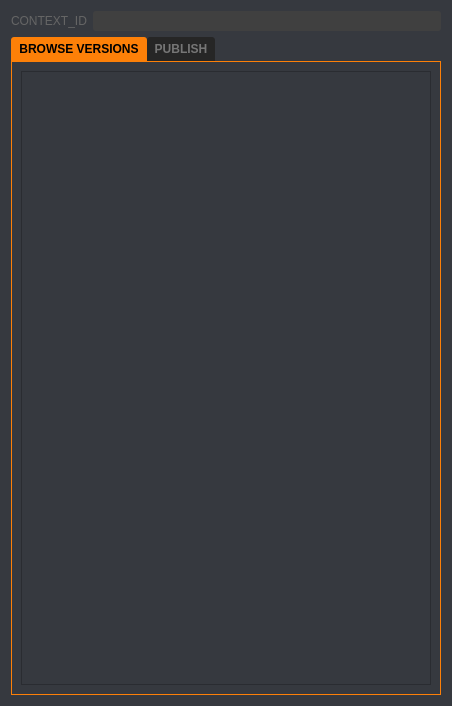
<?xml version="1.0" encoding="UTF-8"?>
<ui version="4.0">
 <class>Form</class>
 <widget class="QWidget" name="Form">
  <property name="geometry">
   <rect>
    <x>0</x>
    <y>0</y>
    <width>452</width>
    <height>706</height>
   </rect>
  </property>
  <property name="windowTitle">
   <string>Form</string>
  </property>
  <property name="styleSheet">
   <string notr="true">/*-----QWidget-----*/
QWidget
{
	background-color: #36393f;
	color: #ffffff;
	border-color: #051a39;
	font:  10px &quot;Verdana&quot;;

}

QWidget#main_frame{
border: 1px solid #fd8008;
}

/*-----QLabel-----*/
QLabel
{
	background-color: transparent;
	color: #ffffff;

}


QLabel::disabled
{
	background-color: transparent;
	color: #656565;

}


/*-----QMenuBar-----*/
QMenuBar
{
	background-color: #36393f;
	color: #ffffff;
	border-color: #051a39;

}


QMenuBar::disabled
{
	background-color: #404040;
	color: #656565;
	border-color: #051a39;

}


QMenuBar::item
{
    background-color: transparent;

}


QMenuBar::item:selected
{
    background-color: #fd8008;
    border: 1px solid #41cd52;

}


QMenuBar::item:pressed
{
    background-color: #b55d00;
    border: 1px solid #000;
    margin-bottom: -1px;
    padding-bottom: 1px;

}


/*-----QMenu-----*/
QMenu
{
    background-color: #36393f;
    border: 1px solid;
    color: #ffffff;

}


QMenu::separator
{
    height: 1px;
    background-color: #ff9500;
    color: #ffffff;
    padding-left: 4px;
    margin-left: 10px;
    margin-right: 5px;

}


QMenu::item
{
    min-width : 150px;
    padding: 3px 20px 3px 20px;

}


QMenu::item:selected
{
    background-color: #b55d00;
    color: #ffffff;

}


QMenu::item:disabled
{
    color: #262626;
}


/*-----QToolTip-----*/
QToolTip
{
	border : 1px solid #000000;
	background-color: #26264f;
	color: #ffffff;
	border-color: #051a39;

}



/*-----QPushButton-----*/
QPushButton
{
	background-color: #fd8008;
	color: #000000;
	font-weight: 600;
	border-style: solid;
	border-width: 1px;
	border-radius: 3px;
	border-color: #051a39;
	padding: 5px;

}


QPushButton::disabled
{
	background-color: #404040;
	color: #656565;
	border-color: #051a39;

}


QPushButton::hover
{
	background-color: #ff9d00;
	color: #ffffff;
	border-style: solid;
	border-width: 1px;
	border-radius: 3px;
	border-color: #051a39;
	padding: 5px;

}


QPushButton::pressed
{
	background-color: #b55d00;
	color: #ffffff;
	border-style: solid;
	border-width: 1px;
	border-radius: 3px;
	border-color: #051a39;
	padding: 5px;

}


/*-----QToolButton-----*/
QToolButton
{
	background-color: #fd8008;
	color: #ffffff;
	border-width: 1px;
	border-radius: 3px;
	border-color: #051a39;
	padding: 3px;

}


QToolButton::disabled
{
	background-color: #404040;
	color: #656565;
	border-color: #051a39;

}


QToolButton::hover
{
	background-color: #ff9d00;
	color: #ffffff;
	border-width: 1px;
	border-radius: 3px;
	border-color: #051a39;
	padding: 3px;

}


QToolButton::pressed
{
	background-color: #b55d00;
	color: #ffffff;
	border-width: 1px;
	border-radius: 3px;
	border-color: #051a39;
	padding: 3px;

}


/*-----QComboBox-----*/
QComboBox
{
   
    border: 1px solid;
	border-color:#262626;
    border-radius: 3px;
    padding-left: 6px;
    color: #ffffff;
    height: 20px;

}


QComboBox::disabled
{
	background-color: #404040;
	color: #656565;
	border-color: #051a39;

}


QComboBox:hover
{
    background-color: #ff9d00;

}


QComboBox:on
{
    background-color: #b55d00;

}


QComboBox QAbstractItemView
{
    background-color: #383838;
    color: #ffffff;
    border: 1px solid black;
    selection-background-color: #b55d00;
    selection-color: #ffffff;
    outline: 0;

}

QComboBox::down-arrow
{
    image: url(icons:arrow-down.svg);
    width: 8px;
    height: 8px;
}



QComboBox::drop-down
{
    subcontrol-origin: padding;
    subcontrol-position: top right;
    width: 15px;
    border-left-width: 0px;
    border-left-color: darkgray;
    border-left-style: solid; 
    border-top-right-radius: 3px; 
    border-bottom-right-radius: 3px;

}






/*-----QSpinBox &amp; QDoubleSpinBox &amp; QDateTimeEdit-----*/
QSpinBox, 
QDoubleSpinBox,
QDateTimeEdit
{
	background-color: #525251;
	color: #ffffff;
	border: 1px solid #051a39;
	border-radius: 3px;
	padding : 2px;

}


QSpinBox::disabled, 
QDoubleSpinBox::disabled,
QDateTimeEdit::disabled
{
	background-color: #404040;
	color: #656565;
	border-color: #051a39;

}


QSpinBox:hover, 
QDoubleSpinBox::hover,
QDateTimeEdit::hover
{
    background-color: #626262;
    border: 1px solid #fd8008;
    color:  #fff;
    padding: 2px

}


QSpinBox::up-button, QSpinBox::down-button,
QDoubleSpinBox::up-button, QDoubleSpinBox::down-button,
QDateTimeEdit::up-button, QDateTimeEdit::down-button
{
    background-color: #fd8008;
	border-radius: 2px;

}


QSpinBox::disabled, 
QDoubleSpinBox::disabled,
QDateTimeEdit::disabled
{
	background-color: #404040;
	color: #656565;
	border-color: #051a39;

}


QSpinBox::up-button:hover, QSpinBox::down-button:hover,
QDoubleSpinBox::up-button:hover, QDoubleSpinBox::down-button:hover,
QDateTimeEdit::up-button:hover, QDateTimeEdit::down-button:hover
{
    background-color: #ff9d00;
    border: 1px solid #ff9d00;

}


QSpinBox::up-button:disabled, QSpinBox::down-button:disabled,
QDoubleSpinBox::up-button:disabled, QDoubleSpinBox::down-button:disabled,
QDateTimeEdit::up-button:disabled, QDateTimeEdit::down-button:disabled
{
	background-color: #404040;
	color: #656565;
	border-color: #051a39;

}


QSpinBox::up-button:pressed, QSpinBox::down-button:pressed,
QDoubleSpinBox::up-button:pressed, QDoubleSpinBox::down-button::pressed,
QDateTimeEdit::up-button:pressed, QDateTimeEdit::down-button::pressed
{
    background-color: #b55d00;
    border: 1px solid #b55d00;

}



QSpinBox::down-arrow,
QDoubleSpinBox::down-arrow,
QDateTimeEdit::down-arrow
{
    image: url(icons:arrow-down.svg);
    width: 7px;

}


QSpinBox::up-arrow,
QDoubleSpinBox::up-arrow,
QDateTimeEdit::up-arrow
{
    image: url(icons:arrow-up.svg);
    width: 7px;

}



/*-----QLineEdit-----*/
QLineEdit
{
	background-color: #525251;
	color: #ffffff;
	border-width: 1px;
	border-radius: 3px;
	border-color: #051a39;
	padding: 2px;

}


QLineEdit::disabled
{
	background-color: #404040;
	color: #656565;
	border-width: 1px;
	border-radius: 3px;
	border-color: #051a39;
	padding: 2px;

}


/*-----QTextEdit-----*/
QTextEdit
{
	/* background-color: rgb(18, 18, 18); */
	color: #cecece;
	border-color: #051a39;

}


QTextEdit::disabled
{
	background-color: #404040;
	color: #656565;
	border-color: #051a39;

}


/*-----QGroupBox-----*/
QGroupBox 
{
    border: 1px solid;
    border-color: #fd8008;
    margin-top: 22px;
	font-weight: 600;

}


QGroupBox::title  
{
    background-color: #fd8008;
    color: #000000;
	font-size: 6pt;
	font-weight: 600;
    subcontrol-origin: margin;
    subcontrol-position: top left;
    padding: 5px;
	border-top-left-radius: 3px;
	border-top-right-radius: 3px;

}


QGroupBox::title::disabled
{
	background-color: #404040;
	color: #656565;
    subcontrol-origin: margin;
    subcontrol-position: top left;
    padding: 5px;
	border-top-left-radius: 3px;
	border-top-right-radius: 3px;

}


/*-----QRadioButton-----*/
QRadioButton::indicator::unchecked
{ 
	border: 2px inset gray; 
	border-radius: 5px; 
	background-color:  #fff;
	width: 9px; 
	height: 9px; 

}


QRadioButton::indicator::unchecked:hover
{ 
	border: 2px solid #fd8008; 
	border-radius: 5px; 
	background-color:  #fff;
	width: 9px; 
	height: 9px; 

}


QRadioButton::indicator::checked
{ 
	border: 2px inset darkgray; 
	border-radius: 5px; 
	background-color: #b55d00; 
	width: 9px; 
	height: 9px; 

}


QRadioButton::disabled
{
	color: #656565;

}


QRadioButton::indicator:disabled
{
	background-color: #656565;
	color: #656565;
    border: 2px solid #656565;

}


/*-----QTableView &amp; QTableWidget-----*/
QTableView
{
    background-color: #242526;
    border: 1px solid #32414B;
    color: #f0f0f0;
    gridline-color: #ff9900;
    outline : 0;

}


QTableView::disabled
{
    background-color: #242526;
    border: 1px solid #32414B;
    color: #656565;
    gridline-color: #656565;
    outline : 0;

}


QTableView::item:hover 
{
    background-color: #26264f;
    color: #f0f0f0;

}


QTableView::item:selected 
{
    background-color: #1a1b1c;
    border: 2px solid #b55d00;
    color: #F0F0F0;

}


QTableView::item:selected:disabled
{
    background-color: #1a1b1c;
    border: 2px solid #525251;
    color: #656565;

}


QTableCornerButton::section
{
    background-color: #505050;
    color: #fff;

}


QHeaderView::section
{
    background-color: #525251;
    color: #fff;
    text-align: left;
	padding: 4px;
	
}


QHeaderView::section:disabled
{
    background-color: #525251;
    color: #656565;

}


QHeaderView::section:checked
{
    color: #fff;
    background-color: #b55d00;

}


QHeaderView::section:checked:disabled
{
    color: #656565;
    background-color: #525251;

}


QHeaderView::section::vertical::first,
QHeaderView::section::vertical::only-one
{
    border-top: 1px solid #353635;

}


QHeaderView::section::vertical
{
    border-top: 1px solid #353635;

}


QHeaderView::section::horizontal::first,
QHeaderView::section::horizontal::only-one
{
    border-left: 1px solid #353635;

}


QHeaderView::section::horizontal
{
    border-left: 1px solid #353635;

}


/*-----QTabWidget-----*/
QTabBar::tab
{
	background-color: #fd8008;
    color: #767676;
	font-weight: 600;
	padding: 5px;
	border-top-left-radius: 3px;
	border-top-right-radius: 3px;

}


QTabBar::tab:disabled
{
	background-color: #404040;
	color: #656565;
	subcontrol-origin: margin;
    subcontrol-position: top left;
	border-top-left-radius: 3px;
	border-top-right-radius: 3px;

}


QTabWidget::pane 
{
	border: 1px solid;
    border-color: #fd8008;

}

QTabBar::tab:selected
{
    background-color: #fd8008;
    color: #000000;
	font-weight: 600;
	subcontrol-origin: margin;
    subcontrol-position: top left;
	border-top-left-radius: 3px;
	border-top-right-radius: 3px;
}


QTabBar::tab:selected:disabled
{
	background-color: #404040;
	color: #656565;

}


QTabBar::tab:!selected 
{
    background-color: #262626;

}


QTabBar::tab:!selected:hover 
{
    background-color: #ff9d00;
	color: #000;

}


QTabBar::tab:top:selected 
{
    border-bottom-color: none;

}


QTabBar::tab:bottom:selected 
{
    border-top-color: none;

}



QTabBar::tab:left:selected 
{
    border-left-color: none;

}


QTabBar::tab:right:selected 
{
    border-right-color: none;

}


QTabBar::tab:left:last, QTabBar::tab:right:last,
QTabBar::tab:left:only-one, QTabBar::tab:right:only-one 
{
    margin-bottom: 0;

}


/*-----QSlider-----*/
QSlider::groove:horizontal 
{
	background-color: transparent;
	height: 5px;

}


QSlider::sub-page:horizontal 
{
	background-color: #fd8008;

}


QSlider::add-page:horizontal 
{
	background-color: #666765;

}


QSlider::handle:horizontal 
{
	background-color: #fd8008;
	width: 14px;
	margin-top: -6px;
	margin-bottom: -6px;
	border-radius: 3px;

}


QSlider::handle:horizontal:hover 
{
	background-color: #fd8008;
	border-radius: 3px;

}


QSlider::sub-page:horizontal:disabled 
{
	background-color: #bbb;
	border-color: #999;

}


QSlider::add-page:horizontal:disabled 
{
	background-color: #eee;
	border-color: #999;

}


QSlider::handle:horizontal:disabled 
{
	background-color: #eee;
	border: 1px solid #aaa;
	border-radius: 3px;

}


QSlider::groove:vertical 
{
	background-color: transparent;
	width: 5px;

}


QSlider::sub-page:vertical 
{
	background-color: #fd8008;

}


QSlider::add-page:vertical 
{
	background-color: #666765;

}


QSlider::handle:vertical 
{
	background-color: #fd8008;
	height: 14px;
	margin-left: -6px;
	margin-right: -6px;
	border-radius: 3px;

}


QSlider::handle:vertical:hover 
{
	background-color: #fd8008;
	border-radius: 3px;

}


QSlider::sub-page:vertical:disabled 
{
	background-color: #bbb;
	border-color: #999;

}


QSlider::add-page:vertical:disabled 
{
	background-color: #eee;
	border-color: #999;

}


QSlider::handle:vertical:disabled 
{
	background-color: #eee;
	border: 1px solid #aaa;
	border-radius: 3px;

}


/*-----QDial-----*/
QDial
{
	background-color: #fd8008;

}


QDial::disabled
{
	background-color: #404040;

}

/*-----QScrollBar-----*/
QScrollBar:horizontal
{
    border: 1px solid #222222;
    background-color: #3d3d3d;
    height: 13px;
    margin: 0px 16px 0 16px;

}


QScrollBar::handle:horizontal
{
    background: #fd8008;
    min-height: 20px;

}


QScrollBar::add-line:horizontal
{
    border: 1px solid #1b1b19;
    background-color: #fd8008;
    width: 14px;
    subcontrol-position: right;
    subcontrol-origin: margin;

}


QScrollBar::sub-line:horizontal
{
    border: 1px solid #1b1b19;
    background-color: #fd8008;
    width: 14px;
    subcontrol-position: left;
    subcontrol-origin: margin;

}


QScrollBar::right-arrow:horizontal
{
    image: url(icons:arrow-right.svg);
    width: 6px;
    height: 6px;

}


QScrollBar::left-arrow:horizontal
{
    image: url(icons:arrow-left.svg);
    width: 6px;
    height: 6px;

}


QScrollBar::add-page:horizontal, QScrollBar::sub-page:horizontal
{
    background: none;

}


QScrollBar:vertical
{
    background-color: #3d3d3d;
    width: 13px;
    margin: 16px 0 16px 0;
    border: 1px solid #222222;

}


QScrollBar::handle:vertical
{
    background-color: #fd8008;
    min-height: 20px;

}


QScrollBar::add-line:vertical
{
    border: 1px solid #1b1b19;
    background-color: #fd8008;
    height: 14px;
    subcontrol-position: bottom;
    subcontrol-origin: margin;

}


QScrollBar::sub-line:vertical
{
    border: 1px solid #1b1b19;
    background-color: #fd8008;
    height: 14px;
    subcontrol-position: top;
    subcontrol-origin: margin;

}


QScrollBar::add-page:vertical, QScrollBar::sub-page:vertical
{
    background: none;

}


QScrollBar::up-arrow:vertical
{
    image: url(icons:arrow-up.svg);
    width: 6px;
    height: 6px;

}


QScrollBar::down-arrow:vertical
{
    image: url(icons:arrow-down.svg);
    width: 6px;
    height: 6px;

}

/*-----QProgressBar-----*/
QProgressBar
{
    border: 1px solid #222222;
    background-color: #3d3d3d;
    text-align: center;
    color: #ffffff;
    font-size: 8px;
    /* font-weight: bold; */
    padding: 1px;
    border-radius: 3px;
}
QProgressBar::chunk
{
    background-color: #fd8008;
}
</string>
  </property>
  <layout class="QVBoxLayout" name="verticalLayout">
   <item>
    <layout class="QFormLayout" name="formLayout_2">
     <item row="0" column="0">
      <widget class="QLabel" name="label_4">
       <property name="enabled">
        <bool>false</bool>
       </property>
       <property name="text">
        <string>CONTEXT_ID</string>
       </property>
      </widget>
     </item>
     <item row="0" column="1">
      <widget class="QLineEdit" name="context_id_label">
       <property name="enabled">
        <bool>false</bool>
       </property>
      </widget>
     </item>
    </layout>
   </item>
   <item>
    <widget class="QTabWidget" name="tabWidget">
     <property name="currentIndex">
      <number>0</number>
     </property>
     <property name="usesScrollButtons">
      <bool>true</bool>
     </property>
     <widget class="QWidget" name="browse_tab">
      <attribute name="title">
       <string> BROWSE VERSIONS </string>
      </attribute>
      <layout class="QVBoxLayout" name="verticalLayout_3">
       <item>
        <widget class="QTreeView" name="treeView"/>
       </item>
      </layout>
     </widget>
     <widget class="QWidget" name="publish_tab">
      <attribute name="title">
       <string> PUBLISH </string>
      </attribute>
      <layout class="QVBoxLayout" name="verticalLayout_2">
       <item>
        <widget class="QLabel" name="label">
         <property name="text">
          <string>NOTES : </string>
         </property>
        </widget>
       </item>
       <item>
        <widget class="QTextEdit" name="textEdit"/>
       </item>
       <item>
        <layout class="QFormLayout" name="formLayout">
         <item row="0" column="0">
          <widget class="QLabel" name="label_2">
           <property name="text">
            <string>STATUS : </string>
           </property>
          </widget>
         </item>
         <item row="0" column="1">
          <widget class="QComboBox" name="comboBox"/>
         </item>
        </layout>
       </item>
       <item>
        <widget class="QPushButton" name="pushButton">
         <property name="text">
          <string>PUBLISH</string>
         </property>
        </widget>
       </item>
       <item>
        <spacer name="verticalSpacer">
         <property name="orientation">
          <enum>Qt::Vertical</enum>
         </property>
         <property name="sizeHint" stdset="0">
          <size>
           <width>20</width>
           <height>40</height>
          </size>
         </property>
        </spacer>
       </item>
      </layout>
     </widget>
    </widget>
   </item>
  </layout>
 </widget>
 <resources/>
 <connections/>
</ui>
